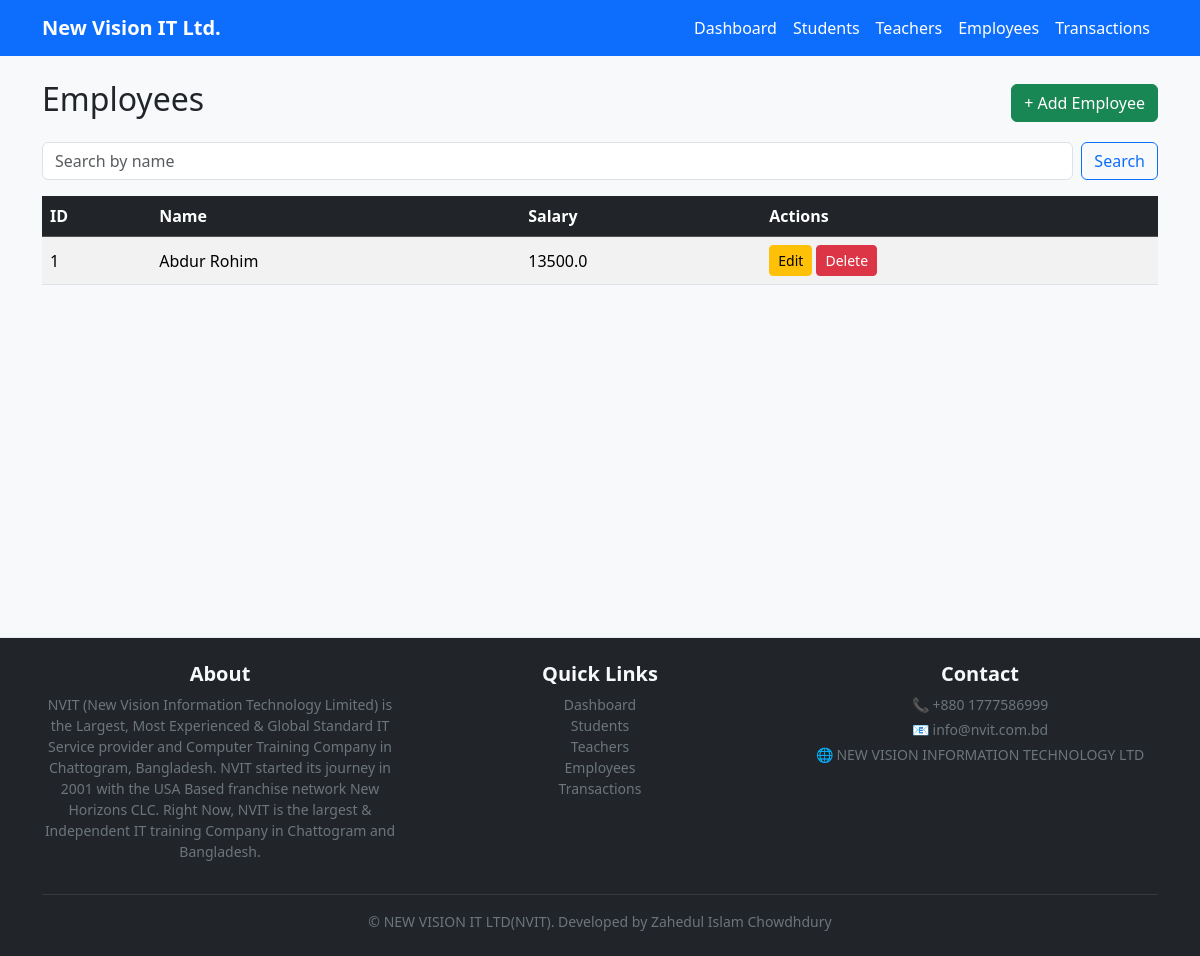
/employees/, run on an earlier commit of the app's database.
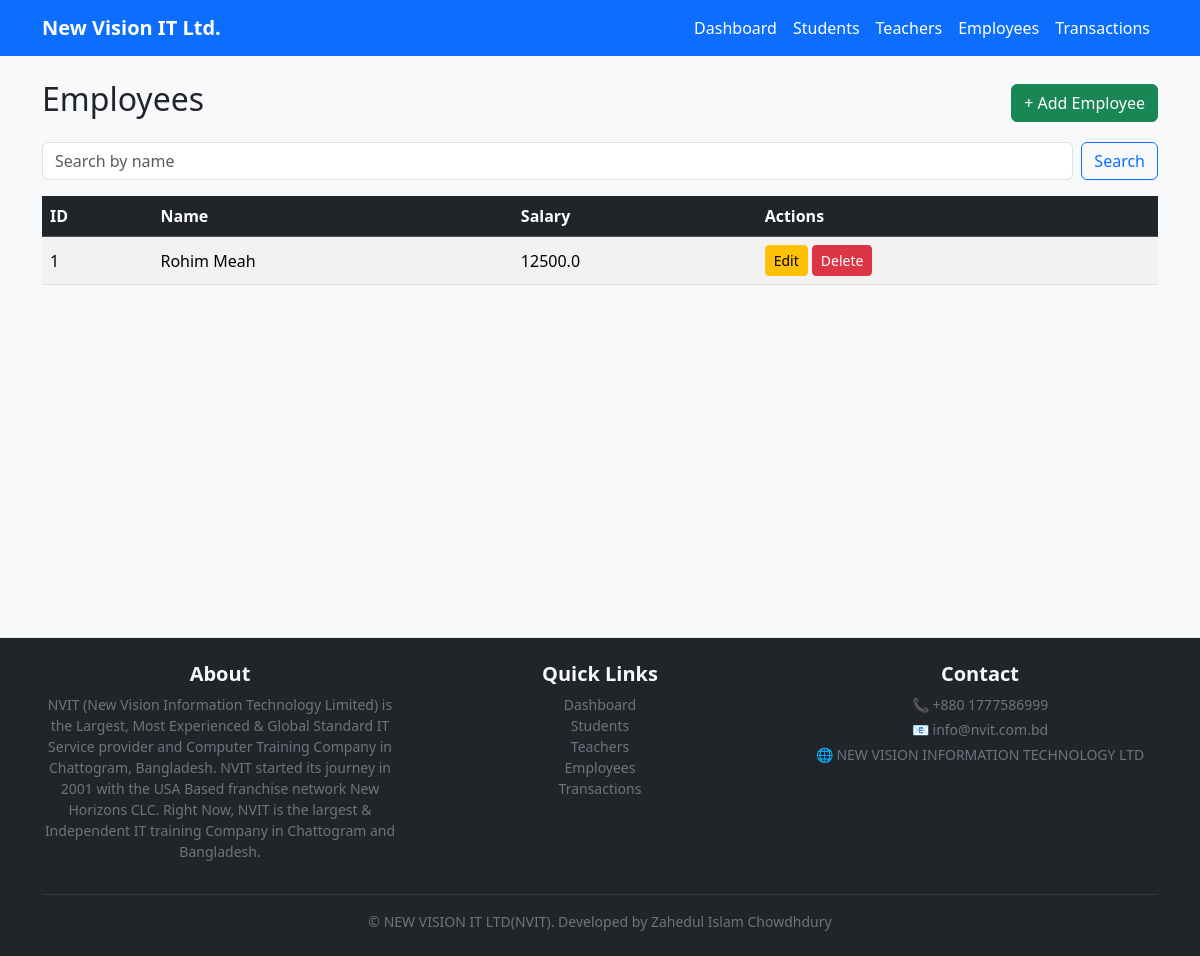
And on a later commit of the database.
### models.py (models this page shows)
class Employee(db.Model):
    id = db.Column(db.Integer, primary_key=True)
    name = db.Column(db.String(100))
    role = db.Column(db.String(100))
    salary = db.Column(db.Float)
    transactions = db.relationship('Transaction', backref='employee', lazy=True)

### routes/employee_routes.py (the view)
@employee_bp.route('/')
def employees():
    employees = Employee.query.all()
    return render_template('employees.html', employees=employees)

### templates/employees.html
{% extends "base.html" %}
{% block content %}
<div class="d-flex justify-content-between align-items-center mb-3">
  <h2>Employees</h2>
  <a class="btn btn-success" href="{{ url_for('employee_bp.add_employee') }}">+ Add Employee</a>
</div>
<form class="d-flex mb-3" method="get" action="{{ url_for('employee_bp.search_employee') }}">
  <input class="form-control me-2" type="search" name="q" placeholder="Search by name" value="{{ q if q else '' }}">
  <button class="btn btn-outline-primary">Search</button>
</form>
<table class="table table-striped table-hover">
  <thead class="table-dark"><tr><th>ID</th><th>Name</th><th>Salary</th><th>Actions</th></tr></thead>
  <tbody>
  {% for e in employees %}
    <tr>
      <td>{{ e.id }}</td>
      <td>{{ e.name }}</td>
      <td>{{ e.salary }}</td>
      <td>
        <a class="btn btn-sm btn-warning" href="{{ url_for('edit',kind='employee', id=e.id) }}">Edit</a>
        <a class="btn btn-sm btn-danger" href="{{ url_for('employee_bp.delete_employee', id=e.id) }}" onclick="return confirm('Delete this employee?')">Delete</a>
      </td>
    </tr>
  {% endfor %}
  </tbody>
</table>
<br><br><br><br><br><br><br><br><br><br><br><br>
{% endblock %}

What changed in the data, as far as the page shows it:
changed Employee id 1: name "Abdur Rohim" → "Rohim Meah"; salary "13500.0" → "12500.0"
